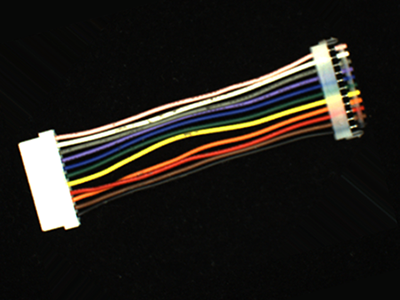
//> input picture image/5.tif, 400 x 300 px
$ ./correct_object   (built with g++ and OpenCV 4)
//> lines starting //> are read from the running program, lines starting //| are printed output that depends on the picture; after the words box and inside, x2 and y2 are one past the last pixel; in counts of white or black regions, pixels touching at a corner belong together
#include "hough.hpp"

void detect_maxObject(Mat img, Rect &rect)
{
	vector<vector<Point>> contours;
	findContours(img.clone(), contours, RETR_EXTERNAL, CHAIN_APPROX_SIMPLE);

	int max_area = 0;
	for(int i = 0; i < (int)contours.size(); i++)
	{
		Rect r = boundingRect(contours[i]);
		if(max_area < r.area()) {
			max_area = r.area();
			rect = r;
		}
	}
	rect = rect - Point(10, 10) + Size(20, 20);
}

int main()
{
	Rect rect;
	Mat gray, canny, morph, th_gray, canny_line, dst;
	double rho = 1, theta = CV_PI / 180;
	vector<Vec2f> lines;

	Mat image = imread("../image/5.tif", 1);
//> image is the input picture: 300 rows x 400 cols, CV_8UC3; mean B, G, R 26.6, 31.3, 34.6
	CV_Assert(image.data);

	cvtColor(image, gray, COLOR_BGR2GRAY);
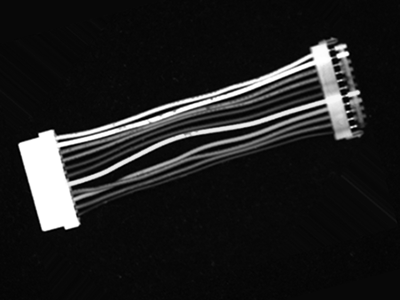
//> gray: 300 rows x 400 cols, CV_8UC1; min 0, max 255, mean 31.8
	threshold(gray, th_gray, 240, 255, THRESH_BINARY);
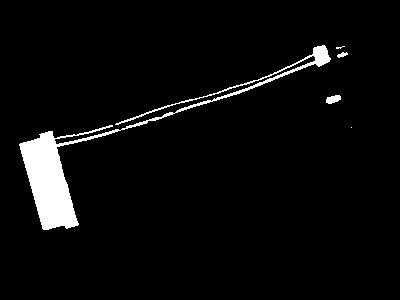
//> th_gray: 300 rows x 400 cols, CV_8UC1; 4.2% white; 5 white regions (2 under 20 px), largest, box (x1, y1, x2, y2) and area: (19, 45, 331, 230) 4866, (326, 95, 341, 104) 96, (337, 52, 348, 58) 38
	erode(th_gray, morph, Mat(), Point(-1, -1), 2);
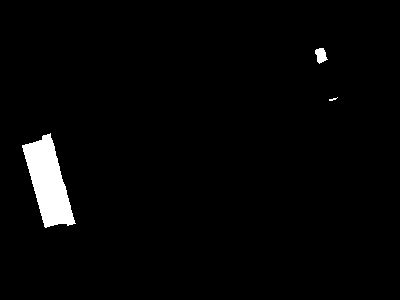
//> morph: 300 rows x 400 cols, CV_8UC1; 2.4% white; 3 white regions (1 under 20 px)

	detect_maxObject(morph, rect);
//> in detect_maxObject, `findContours(img.clone(), contours, RETR_EXTERNAL, CHAIN_APPROX_SIMPLE);`: contours = 3 contours, 1 with area under 20; largest, box (x1, y1, x2, y2) and area: (22, 133, 76, 228) 2598, (315, 48, 328, 64) 114
//> the loop in detect_maxObject, `for(int i = 0; i < (int)contours.size(); i++)` made 3 passes
//> (max_area, rect) on pass 1: (5130, Rect(22, 133, 54, 95))
//> r on passes 2 to 3: Rect(329, 97, 9, 4), Rect(315, 48, 13, 16)
//> after the loop in detect_maxObject, `for(int i = 0; i < (int)contours.size(); i++)`: max_area = 5130
//> in detect_maxObject, `rect = rect - Point(10, 10) + Size(20, 20);`: rect = Rect(12, 123, 74, 115)
//> rect = Rect(12, 123, 74, 115)

	Canny(th_gray(rect), canny, 40, 100);
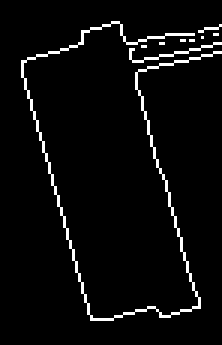
//> canny: 115 rows x 74 cols, CV_8UC1 (shown 3 times larger); 4.1% white in thin lines or dots, all inside (x1, y1, x2, y2) = (7, 7, 74, 107)
//> (the run ends here: the program needs code that is not available in this run, at `houghLines(canny, lines, rho, theta, 50);`)
